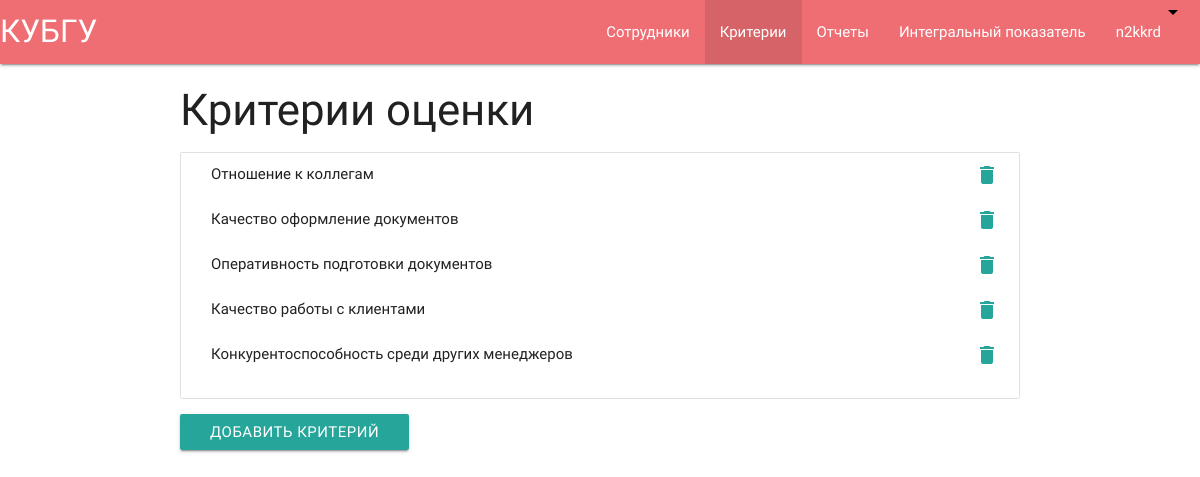
The page /criteria (signed in) on the database its author committed.
### core/models.py (models this page shows)
class Criteria(models.Model):
    title = models.CharField(verbose_name='Название', max_length=256)
    value = models.FloatField(verbose_name='Значение', null=True)
    month = models.ForeignKey(Month,               verbose_name='Месяц',                        on_delete=models.CASCADE, related_name='criteria', null=True)
    big_report = models.ForeignKey(BigReportStaff, verbose_name='Большой репорт по сотруднику', on_delete=models.CASCADE, related_name='criteria', null=True)
    create_date = models.DateField(verbose_name='Дата создания', auto_now=True)

### core/views.py (the view)
# urls.py: path('criteria', criteria, name='criteria'),
@login_required(login_url='/register/')
def criteria(request):
    if request.method == 'POST':
        form = CriteriaForm(request.POST)
        if form.is_valid():
            form.save()
    elif request.method == 'DELETE':
        id_criteria = QueryDict(request.body).get('id')
        obj_criteria = Criteria.objects.get(id=int(id_criteria))
        obj_criteria.delete()
        return JsonResponse({'result': 'success'}, status=200)
    else:
        form = CriteriaForm()
    context = {
        'title': 'Критерии',
        'criteria': Criteria.objects.filter(big_report__isnull=True) & Criteria.objects.filter(month__isnull=True),
        'form': form
    }
    return render(request, 'general/criteria.html', context)

### templates/general/criteria.html (shortened to what this page needs)
{% extends 'layouts/base_layout.html' %}
{% block content %}
    <div>
        <div class="container">
            <H3>Критерии оценки</H3>
            <ul class="collection with-header">
                <li class="collection-item">
                    {% for i in criteria %}
                        <div>{{ i.title }}<a href="#!" class="secondary-content"><i class="material-icons" onclick="delete_criteria({{ i.id }})">delete</i></a></div>
                        <br>
                    {% endfor %}
                </li>
            </ul>
            <a data-target="new_criteria" class="btn modal-trigger">Добавить критерий</a>
        </div>
    </div>
{% endblock %}

### templates/layouts/base_layout.html (shortened to what this page needs)
{% load static %}
<!DOCTYPE html>
<html lang="en">
<head>
    <link rel="stylesheet" href="{% static 'css/materialize.css' %}" type="text/css">
    <link rel="stylesheet" href="{% static 'css/ymCal.css' %}" type="text/css">
</head>
<body>
<nav>
    <div class="nav-wrapper">
        <a href="{% url 'home' %}" class="brand-logo">КУБГУ</a>
        <ul id="nav-mobile" class="right hide-on-med-and-down">
            <li {% if title == 'Сотрудники' %}                  class="active"{% endif %}><a href="{% url 'staff' %}">             Сотрудники             </a>
            </li>
            <li {% if title == 'Критерии' %}                    class="active"{% endif %}><a href="{% url 'criteria' %}">          Критерии               </a>
            </li>
            <li {% if title == 'Отчеты' %}                      class="active"{% endif %}><a href="{% url 'big_report' %}">        Отчеты                 </a>
            <li {% if title == 'Интегральный показатель' %}     class="active"{% endif %}><a href="{% url 'integral_indicator' %}">Интегральный показатель</a>
            </li>
            <li>
                <a class="dropdown-button" data-activates="dropdown1">{{ user }}
                    <img src="{% static 'img/icons/arrow_drop_down.png' %}" class="material-icons right">
                </a>
            </li>
        </ul>
    </div>
</nav>
{% block content %}{% endblock %}
</body>
</html>

### rows shown on the page
Criteria: title "Отношение к коллегам"
Criteria: title "Качество оформление документов"
Criteria: title "Оперативность подготовки документов"
Criteria: title "Качество работы с клиентами"
Criteria: title "Конкурентоспособность среди других менеджеров"

### other values the page prints
{{ user }} "n2kkrd"
